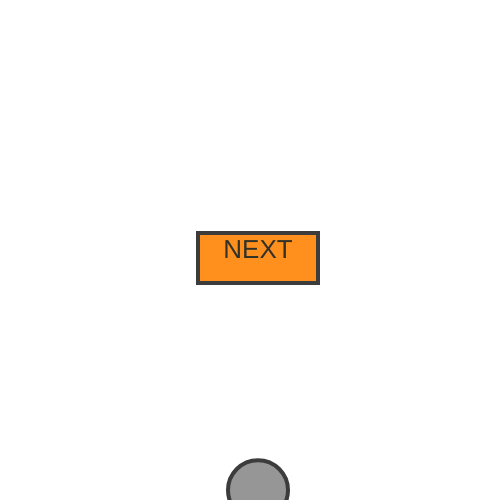
Frame 1 (no input)
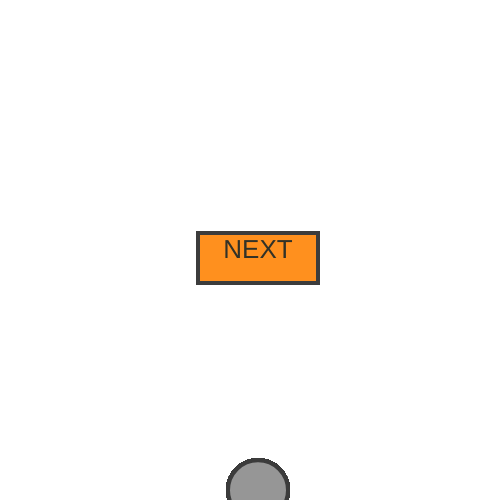
Frame 60 (no input)
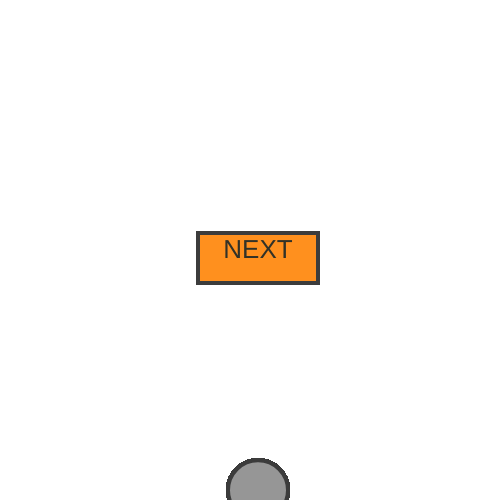
Frame 120 (the mouse pressed at the canvas centre since frame 60)

The p5.js sketch that drew these frames (run headless with seeded random() and noise() and a simulated clock; from frame 60 on, the mouse is pressed at the canvas centre):

// p5.js sketch
// ── sketch.js
var mode;

function setup() {
   mode = 1;
   createCanvas(500,500);
  
}

function draw() {
  if (mode === 1) {
    
  Button(windowWidth * .5, windowHeight * .95); //draw volume button
  var distanceR = dist(mouseX, mouseY, windowWidth * .5, windowHeight * .95);
  print("distance R:" + distanceR);
  //if the disctance less than the circle's radius
  if (distanceR < buttonradius) { //which button radius?
    isOverPlayButton = true;
    cursor(HAND);
    // print("mousewasPressed - turn music on")
  } else {
    isOverPlayButton = false;
    cursor(ARROW);
  }

  ButtonNext(windowWidth * .5, windowHeight * .5); //draw the next button
  var distanceW = dist(mouseX, mouseY, windowWidth * .5, windowHeight * .5); //why can't I say 'ButtonNext.xPos'
  print("distance W to next button:" +distanceW);
  // print("mouse to next button is:" + distanceR);
  //if the disctance less than the circle's radius
  if (distanceW < buttonradius) {
    isOverNextButton = true;
    cursor(HAND);
    // print("mousewasPressed - turn music on")
  } else {
    isOverNextButton = false;
    cursor(ARROW);
  }

    }

  
  
  if (mode === 2) { //mode 2
    ellipse(40, 50, 30, 30);
    
    
  Button(windowWidth * .5, windowHeight * .95);
  var distanceS = dist(mouseX, mouseY, windowWidth * .5, windowHeight * .95);
  print("distanceS to play button" + distanceS);
  //if the disctance less than the circle's radius
  if (distanceS < buttonradius) {
    isOverPlayButton = true;
    cursor(crosshair);
    print("mousewasPressed - turn music on")
  } else {
    isOverPlayButton = false;
    cursor(ARROW);
  }

  ButtonNext(windowWidth * .5, windowHeight * .5); //draw the next button
  var distanceX = dist(mouseX, mouseY, windowWidth * .5, windowHeight * .5);
  print("distanceX to next button" + distanceX);
  //if the disctance less than the circle's radius
  if (distanceX < buttonradius) {
    isOverNextButton = true;
    cursor(HAND);
    // print("mousewasPressed - turn music on")
  } else {
    isOverNextButton = false;
    cursor(ARROW);
  }
  } ////mode 2 ends
 
    
  
}


function mousePressed() {
  if (isOverPlayButton === true) {
    if (SoundBG.isPlaying()) { // .isPlaying() returns a boolean
      SoundBG.pause(); // .play() will resume from .pause() position
      background(255, 0, 0);
    } else {
      SoundBG.play();
      background(0, 255, 0);
    }
  }

  if (mode === 1 && isOverNextButton === true) {
    mode = 2;
  }
  if (mode ===2 && isOverNextButton === true){
    mode = 1;
  }

}


function Button(xPos, yPos) { //Volume Button
  this.buttonradius = 60;
  fill(150);
  strokeWeight(4);
  stroke(60);
  ellipse(xPos, yPos, buttonradius, buttonradius);


}

function ButtonNext(xPos, yPos) {
  this.buttonradius = 60;
  fill(2255,144,30);
  strokeWeight(4);
  // stroke(palettebluepink[2]);
  rectMode(CENTER);
  rect(xPos, yPos, 120, 50);
  textSize(26);
  textAlign(CENTER);
  noStroke();
  fill(50,50,40);
  text("NEXT", xPos, yPos);
  noFill();

}
